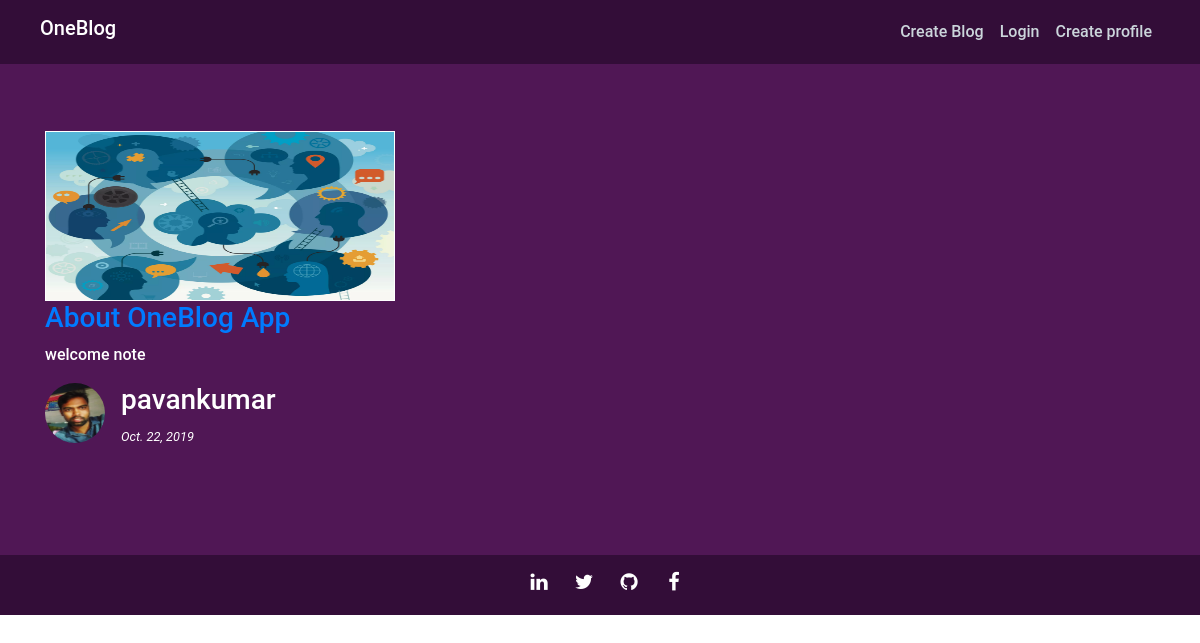
Before: /bloglist/ with the older database file.
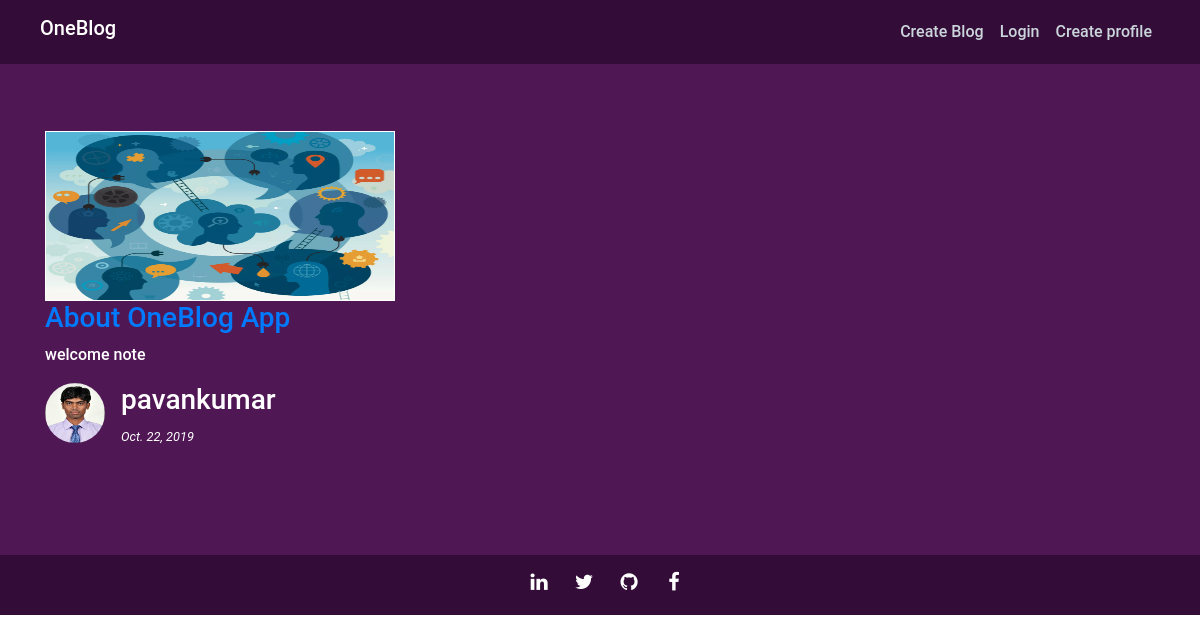
After: the same page with the newer database file.
### blog/models.py (models this page shows)
class  Blog(models.Model):
    blog_title = models.CharField(max_length = 200)
    blog_type = models.CharField(max_length = 100)
    blog_content = RichTextUploadingField()
    published_date = models.DateField(auto_now=True)
    feautured_image = models.ImageField(upload_to = "feautured_images/", default = 'blog_default.jpg')
    author = models.ForeignKey(User,on_delete=models.CASCADE,default=0)

### users/models.py (models this page shows, shortened)
class UserProfile(models.Model):
    user = models.OneToOneField(User, on_delete = models.CASCADE)
    phone = models.IntegerField(default = 00000)
    profile_picture = models.ImageField(default='profile_default.jpg' , upload_to = "profile_picture/" )

### blog/views.py (the view)
# urls.py: path('bloglist/',BlogListView.as_view(), name = 'bloglist'),
class BlogListView(ListView):
    model = Blog
    template_name = 'blog/blog_list.html'
    context_object_name = 'blogs'
    ordering = ['-published_date']

### blog/templates/blog/blog_list.html (shortened to what this page needs)
<!DOCTYPE html>
<html lang="zxx">
<head>
	<link rel="stylesheet" href="https://maxcdn.bootstrapcdn.com/bootstrap/4.3.1/css/bootstrap.min.css">
	<link rel="stylesheet" href="https://cdnjs.cloudflare.com/ajax/libs/font-awesome/4.7.0/css/font-awesome.min.css">
  {% load static %}
	<link rel="stylesheet" href="{% static 'blog/style.css'%}"/>
</head>
<body>
  <header class="sticky-top">
    <nav class="navbar navbar-expand-md navbar-dark bg-steel fixed-top">
			<a class="navbar-brand ml-lg-4 h4" href="{% url 'blog' %}">OneBlog</a>
  <div class="collapse navbar-collapse" id="collapsibleNavbar">
    <ul class="navbar-nav ml-auto mr-4">
			{% if request.user.is_authenticated %}
			<li class="nav-item">
				<a class="nav-link" href="{% url 'blogcreate' %}">Create Blog</a>
			</li>
			<li class="nav-item">
				<a class="nav-link" href="{% url 'profile'%} ">Profile</a>
			</li>
			<li class="nav-item">
				<a class="nav-link" href="{% url 'logout' %}">Logout</a>
			</li>
			{% else %}
	      <li class="nav-item">
	        <a class="nav-link" href="{% url 'blogcreate' %}">Create Blog</a>
	      </li>
				<li class="nav-item">
	        <a class="nav-link" href="{% url 'login'%} ">Login</a>
	      </li>
				<li class="nav-item">
	        <a class="nav-link" href="{% url 'register' %}">Create profile</a>
	      </li>
				{% endif%}
    </ul>
  </div>
    </nav>
  </header>
  <section class="blog-section spad mt-4">
    <div class="container">
      <div class="row">
{% for blog in blogs %}
                    <div class="col-xl-4 col-lg-3 col-md-3 col-sm-2">
                          <div class="blog-item">
                            <a href="{% url 'blogdetail' blog.id %}">
                               <img src="{{ blog.feautured_image.url }}" alt="picture" class="img-fluid img1">
                             </a>
                              <div class="blog-text text-box text-white">
                            <a href="{% url 'blogdetail' blog.id %}">  <h3>{{ blog.blog_title }}</h3></a>
                                <p>{{ blog.blog_type }} </p>
                                <div class="media">
                                      <img src="{{ blog.author.userprofile.profile_picture.url }}" alt="img" class="mr-3 rounded-circle circ1">
                                      <div class="media-body">
                                        <h3>{{ blog.author.username }}</h3>
                                        <small><i>{{ blog.published_date }}</i> </small>
                                      </div>
                                  </div>
                              </div>
                            </div>
                    </div>
{% endfor %}
					</div>
			</div>
	</section>
	<footer class="footer-section">
		<div class="container pb-3">
			<div class="footer-social d-flex justify-content-center">
				<a href="#"><i class="fa fa-linkedin"></i></a>
				<a href="#"><i class="fa fa-twitter"></i></a>
				<a href="#"><i class="fa fa-github"></i></a>
				<a href="#"><i class="fa fa-facebook"></i></a>
			</div>
		</div>
	</footer>
	</body>
</html>

### blog/static/blog/style.css (style rules this page uses)
html, body { font-family: 'Roboto', sans-serif; font-smoothing: antialiased; font-weight: 500; }
.spad { padding-top: 6%; padding-bottom: 6%; }
.text-white { color: #fff; }
.blog-section { background: #501755; }
.blog-item { margin-top: 10%; margin-bottom: 10%; }
.img1 { height:170px; width: 350px !important; border:1px solid white; }
.circ1 { width:60px; height:60px; }
.bg-steel { background-color: #330d38; }
.sticky-top .navbar-nav .nav-link { color: #cbd5db; }
.footer-section { text-align: center; background: #330d38; }
.footer-section .container { position: relative; padding: 1% 1% 1%; }
.footer-social a { width: 32px; height: 32px; align-items: center; justify-content: center; border-radius: 50%; color: #fff; font-size: 20px; margin-left: 13px; transition: all 0.3s; }

Changed rows visible on the page:
changed through a linked row, Blog "About OneBlog App": author.userprofile.profile_picture: a different picture
